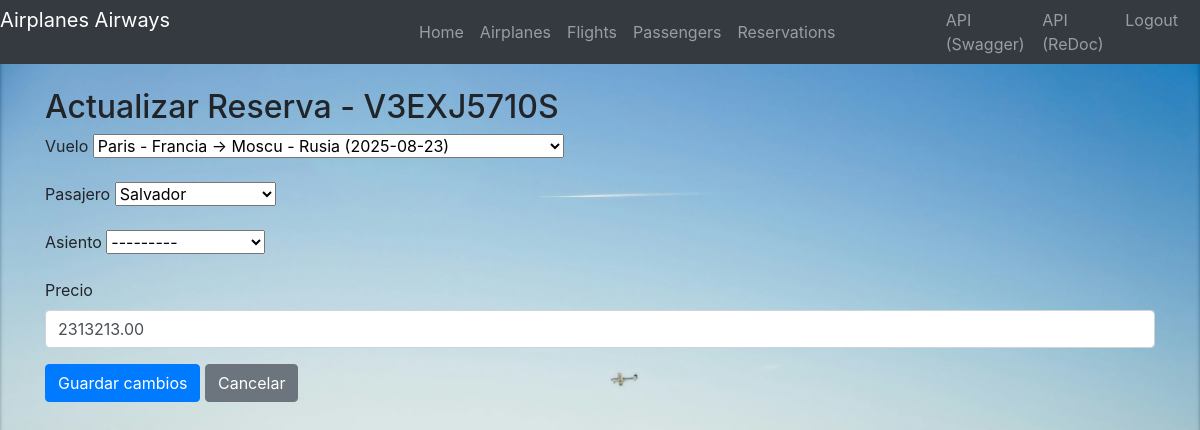
The page /reservations/10/update/ (signed in) on the database its author committed.
### apps/reservations/models.py (models this page shows, shortened)
class Reservation(models.Model):
    flight_id = models.ForeignKey(
        Flight,
        on_delete=models.CASCADE
    )
    passenger_id = models.ForeignKey(
        Passenger,
        on_delete=models.CASCADE
    )
    seating_id = models.OneToOneField(
        Seating,
        on_delete=models.CASCADE
    )
    state = models.CharField(max_length=20, default='Reserved')
    reservation_date = models.DateTimeField(auto_now_add=True)
    price = models.DecimalField(max_digits=20, decimal_places=2)
    reservation_code = models.CharField(max_length=10, unique=True)

### apps/reservations/views.py (the view)
# urls.py: path('<int:pk>/update/', ReservationUpdateView.as_view(), name='update'),
class ReservationUpdateView(UpdateView):
    model = Reservation
    form_class = ReservationForm
    template_name = "reservations/update.html"
    success_url = reverse_lazy("list")
    def get_context_data(self, **kwargs):
        context = super().get_context_data(**kwargs)
        context['flights'] = Flight.objects.all()
        context['passengers'] = Passenger.objects.all()
        return context

### apps/airplanes/models.py (called while the page is built)
    def __str__(self):
        return f"Seat {self.number} ({self.type})"

### apps/flights/models.py (called while the page is built)
    def __str__(self):
        return f'{self.origin} → {self.destination} ({self.arrival_date.date()})'

### apps/passengers/models.py (called while the page is built)
    def __str__(self):
        return self.name

### apps/reservations/templates/reservations/update.html (shortened to what this page needs)
{% extends 'base.html' %}
{% block content %}
{% if user.is_authenticated and user.role_id.description == 'Admin' %}
<div class="container mt-4">
    <h2>Actualizar Reserva - {{ object.reservation_code }}</h2>
    <form method="post">
        <div class="mb-3">
            <label for="flight_id">Vuelo</label>
            {{ form.flight_id }}
        </div>
        <div class="mb-3">
            <label for="passenger_id">Pasajero</label>
            {{ form.passenger_id }}
        </div>
        <div class="mb-3">
            <label for="seating_id">Asiento</label>
            {{ form.seating_id }}
        </div>
        <div class="mb-3">
            <label for="price">Precio</label>
            {{ form.price }}
        </div>
        <button type="submit" class="btn btn-primary">Guardar cambios</button>
    <a href="{% url 'list' %}" class="btn btn-secondary">Cancelar</a>
    </form>
</div>
{% else %}
Solo los Administradores pueden crear Reservas.
<p>Por favor, <a href="{% url 'login' %}">inicia sesión</a> para editar una reserva.</p>
{% endif %}
{% endblock %}

### rows shown on the page
Reservation: reservation_code "V3EXJ5710S", flight_id "Paris - Francia → Moscu - Rusia (2025-08-23)", passenger_id "Salvador", seating_id "---------", price "2313213.00"
